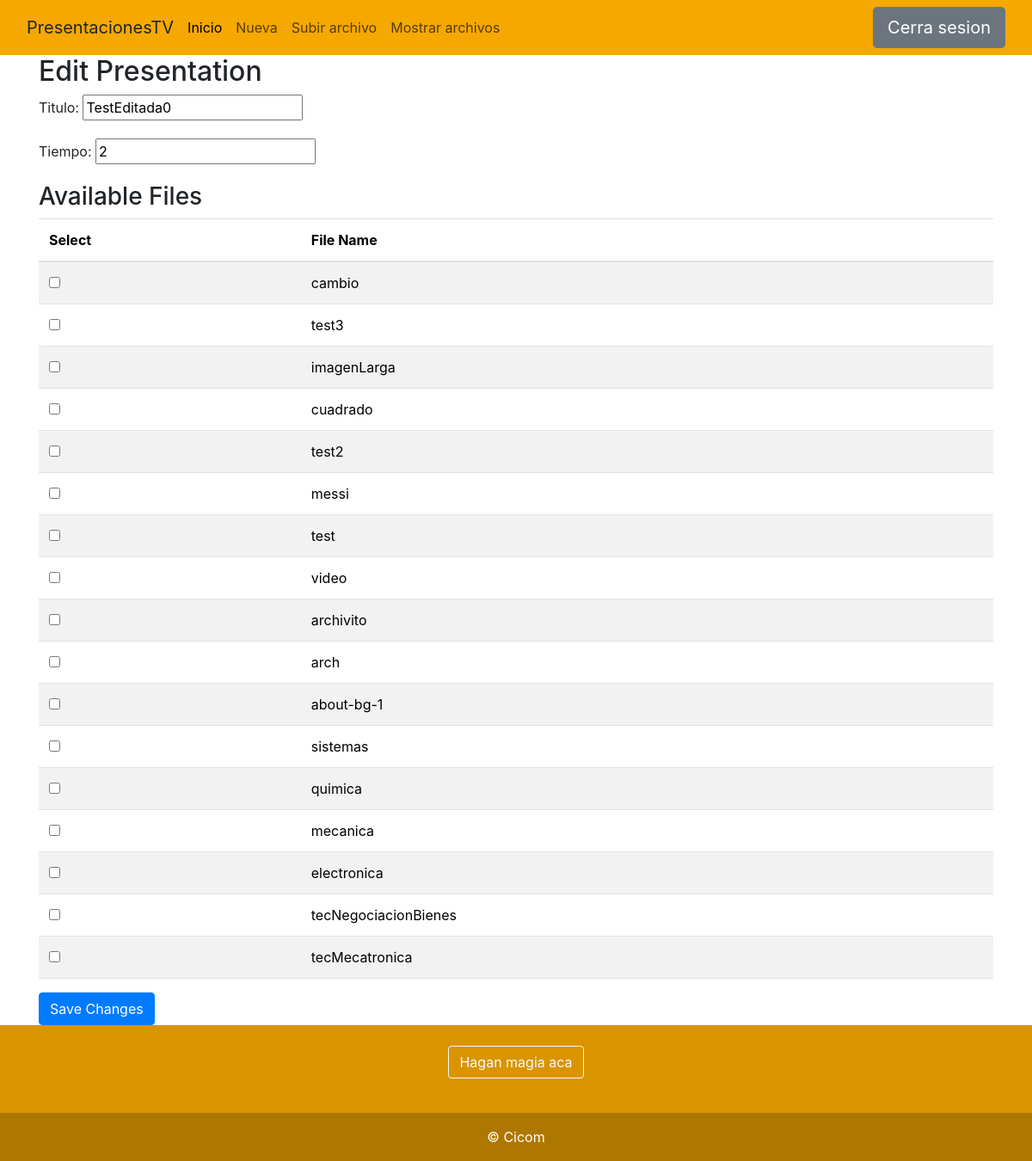
Page /presentacion-edit/15/ (signed in) on the committed database.
### ImagenesApp/models.py (models this page shows, shortened)
class Presentacion(models.Model):
    titulo = models.CharField(max_length=100)
    archivos = models.ManyToManyField(Archivo, through='DetallePresentacion')
    tiempo = models.IntegerField(default=20)

class Archivo(models.Model):
    nombre = models.CharField(max_length=255)
    archivo = models.FileField(upload_to='archivos/')  # Ajusta la carpeta según tus necesidades
    es_video = models.BooleanField(default=False)

### ImagenesApp/views.py (the view, shortened to what this page needs)
# urls.py: path('presentacion-edit/<int:pk>/', views.PresentacionEditView.as_view(), name='presentacion-edit'),
@method_decorator(login_required, name='dispatch')
class PresentacionEditView(UpdateView):
    model = Presentacion
    template_name = 'ImagenesApp/presentacion_edit.html'
    fields = ['titulo', 'tiempo']
    def get_context_data(self, **kwargs):
        context = super().get_context_data(**kwargs)
        context['archivos_disponibles'] = Archivo.objects.exclude(detallepresentacion__presentacion=self.object)
        return context

### ImagenesApp/templates/ImagenesApp/presentacion_edit.html (shortened to what this page needs)
{% extends "base.html" %}
{% block content %}
  <div class="container">
    <h2>Edit Presentation</h2>
    <form method="post" enctype="multipart/form-data">
      <div class="form-group">
        <label for="{{ form.titulo.id_for_label }}">Titulo:</label>
        {{ form.titulo }}
      </div>
      <div class="form-group">
        <label for="{{ form.tiempo.id_for_label }}">Tiempo:</label>
        {{ form.tiempo }}
      </div>
      <h3>Available Files</h3>
      <table class="table table-striped">
        <thead>
          <tr>
            <th>Select</th>
            <th>File Name</th>
          </tr>
        </thead>
        <tbody>
          {% for archivo in archivos_disponibles %}
            <tr>
              <td>
                <input type="checkbox" name="archivos[]" value="{{ archivo.id }}">
              </td>
              <td>{{ archivo.nombre }}</td>
            </tr>
          {% endfor %}
        </tbody>
      </table>
      <input type="submit" class="btn btn-primary" value="Save Changes">
    </form>
  </div>
{% endblock %}

### rows in the picture
Presentacion: titulo "TestEditada0", tiempo "2"
Archivo: nombre "cambio"
Archivo: nombre "test3"
Archivo: nombre "imagenLarga"
Archivo: nombre "cuadrado"
Archivo: nombre "test2"
Archivo: nombre "messi"
Archivo: nombre "test"
Archivo: nombre "video"
Archivo: nombre "archivito"
Archivo: nombre "arch"
Archivo: nombre "about-bg-1"
Archivo: nombre "sistemas"
Archivo: nombre "quimica"
Archivo: nombre "mecanica"
Archivo: nombre "electronica"
Archivo: nombre "tecNegociacionBienes"
Archivo: nombre "tecMecatronica"
